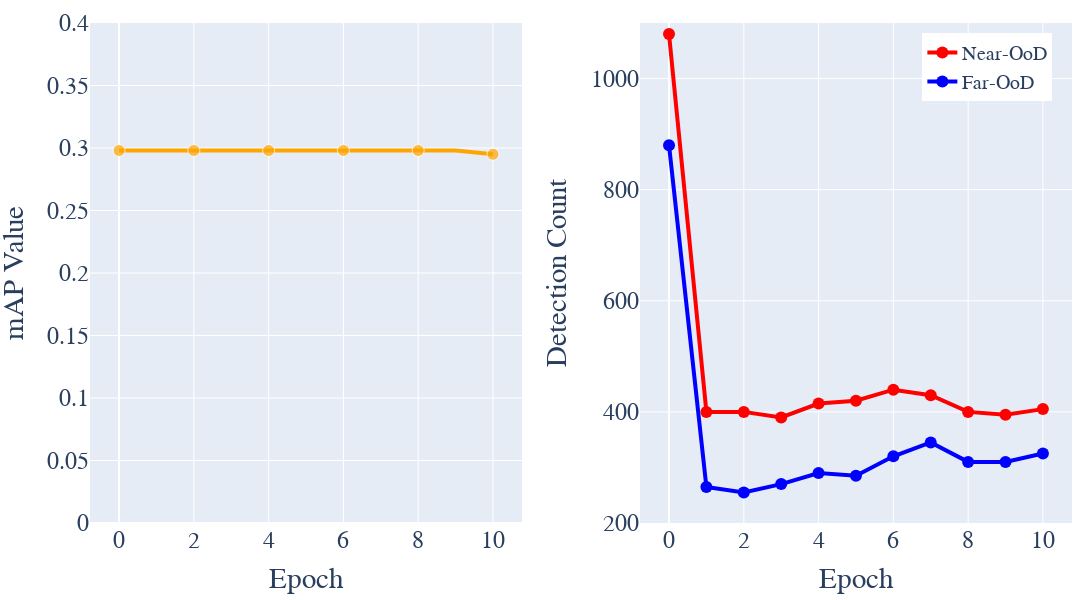

The code cell stored with this chart in its notebook:
### Code cell
# faster-rcnn finetune trend
epochs = [0, 1, 2, 3, 4, 5, 6, 7, 8, 9, 10]

# 左图数据：mAP Value
map_values = [0.298, 0.298, 0.298, 0.298, 0.298, 0.298, 0.298, 0.298, 0.298, 0.298, 0.295]

# 右图数据：Detection Count
near_ood_detections = [1080, 400, 400, 390, 415, 420, 440, 430, 400, 395, 405]
far_ood_detections = [880, 265, 255, 270, 290, 285, 320, 345, 310, 310, 325]

# Convert to data_list format
data_list = [
    {
        "x": epochs,
        "y": map_values,
        "label": "mAP Value"
    },
    {
        "x": epochs,
        "y": near_ood_detections,
        "label": "Near-OoD"
    },
    {
        "x": epochs,
        "y": far_ood_detections,
        "label": "Far-OoD"
    }
]

# Now you can use it with the function
fig = create_dual_plot(data_list, [200, 1100])
fig.show()

### Figure 1 — Plotly figure (JSON) as saved in the notebook; plotly's stock layout.template omitted (floating-point values rounded to 4 significant figures)
{"data": [{"line": {"color": "orange", "width": 4}, "marker": {"color": "orange", "size": [12, 0, 12, 0, 12, 0, 12, 0, 12, 0, 12]}, "mode": "lines+markers", "name": "mAP", "showlegend": false, "type": "scatter", "x": [0, 1, 2, 3, 4, 5, 6, 7, 8, 9, 10], "xaxis": "x", "y": [0.298, 0.298, 0.298, 0.298, 0.298, 0.298, 0.298, 0.298, 0.298, 0.298, 0.295], "yaxis": "y"}, {"line": {"color": "red", "width": 4}, "marker": {"color": "red", "size": 12}, "mode": "lines+markers", "name": "Near-OoD", "type": "scatter", "x": [0, 1, 2, 3, 4, 5, 6, 7, 8, 9, 10], "xaxis": "x2", "y": [1080, 400, 400, 390, 415, 420, 440, 430, 400, 395, 405], "yaxis": "y2"}, {"line": {"color": "blue", "width": 4}, "marker": {"color": "blue", "size": 12}, "mode": "lines+markers", "name": "Far-OoD", "type": "scatter", "x": [0, 1, 2, 3, 4, 5, 6, 7, 8, 9, 10], "xaxis": "x2", "y": [880, 265, 255, 270, 290, 285, 320, 345, 310, 310, 325], "yaxis": "y2"}], "layout": {"font": {"family": "Arial", "size": 24}, "height": 600, "legend": {"font": {"size": 20}, "x": 0.98, "xanchor": "right", "y": 0.98, "yanchor": "top"}, "margin": {"b": 20, "l": 20, "r": 20, "t": 20}, "showlegend": true, "width": 1200, "xaxis": {"anchor": "y", "domain": [0, 0.44], "dtick": 2, "tick0": 0, "title": {"text": "Epoch"}}, "xaxis2": {"anchor": "y2", "domain": [0.56, 1], "dtick": 2, "tick0": 0, "title": {"text": "Epoch"}}, "yaxis": {"anchor": "x", "domain": [0, 1], "dtick": 0.05, "range": [0, 0.4], "title": {"text": "mAP Value"}}, "yaxis2": {"anchor": "x2", "domain": [0, 1], "dtick": 200, "range": [200, 1100], "title": {"text": "Detection Count"}}}}
